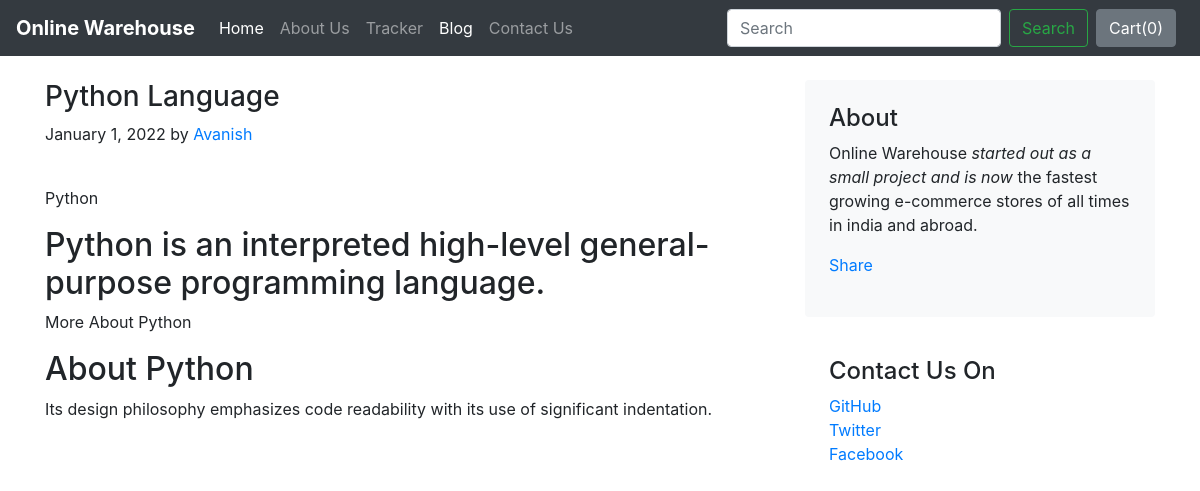
The page /blog/blogpost/1 on the database its author committed.
### blog/models.py (models this page shows, shortened)
class Blogpost(models.Model):
    post_id = models.AutoField(primary_key=True)
    title = models.CharField(max_length=50)
    head0 = models.CharField(max_length=500,default="")
    chead0 = models.CharField(max_length=5000,default="")
    head1 = models.CharField(max_length=500,default="")
    chead1 = models.CharField(max_length=5000,default="")
    head2 = models.CharField(max_length=500,default="")
    chead2 = models.CharField(max_length=5000,default="")
    pub_date = models.DateField()
    thumbnail = models.ImageField(upload_to='shop/images',default="")

### blog/views.py (the view)
# urls.py: path("blogpost/<int:id>", views.blogpost, name = "blogPost"),
def blogpost(request,id):
    post = Blogpost.objects.filter(post_id = id)[0]
    return render(request, 'blog/blogpost.html',{'post':post})

### blog/templates/blog/blogpost.html (shortened to what this page needs)
{% extends 'blog/basic.html' %}
{% block body %}
<div class="container">
    <div class="row mt-4">
        <div class="col-md-8 blog-main">
            <h3 class="font-bold">
                {{post.title}}
            </h3>
            <div class="blog-post">
                <p class="blog-post-meta">January 1, 2022 by<a href="#"> Avanish</a></p>
                <div class="fb-like" data-href="http://127.0.0.1:8000/blog/blogpost/{{post.post_id}}" data-layout="standard" data-action="like" data-size="large" data-show-faces="false" data-share="true"></div><br>
                <p>{{post.chead0}}</p>
                <h2>{{post.head1}}</h2>
                <p>{{post.chead1}}</p>
                <h2>{{post.head2}}</h2>
                <p>{{post.chead2}}</p>
            </div>
        </div>
        <aside class="col-md-4 blog-sidebar">
            <div class="p-4 mb-3 bg-light rounded">
                <h4 class="font-bold">About</h4>
                <p class="mb-0">Online Warehouse <em>started out as a small project and is now</em> the fastest growing e-commerce stores of all times in india and abroad.</p>
                <div class="my-3 fb-share-button" data-href="http://127.0.0.1:8000/blog/blogpost/{{post.post_id}}" data-layout="button_count" data-size="large"><a target="_blank" href="https://www.facebook.com/sharer/sharer.php?u=http%3A%2F%2F127.0.0.1%3A8000%2Fblog%2Fblogpost%2F4&src=sdkpreparse" class="fb-xfbml-parse-ignore">Share</a></div>
            </div>
            <div class="p-4">
                <h4 class="font-bold">Contact Us On</h4>
                <ol class="list-unstyled">
                    <li><a href="#">GitHub</a></li>
                    <li><a href="#">Twitter</a></li>
                    <li><a href="#">Facebook</a></li>
                </ol>
            </div>
        </aside>
    </div>
</div>
{% endblock %}

### rows shown on the page
Blogpost: title "Python Language", chead0 "Python", head1 "Python is an interpreted high-level general-purpose programming language.", chead1 "More About Python", head2 "About Python", chead2 "Its design philosophy emphasizes code readability with its use of significant indentation."
